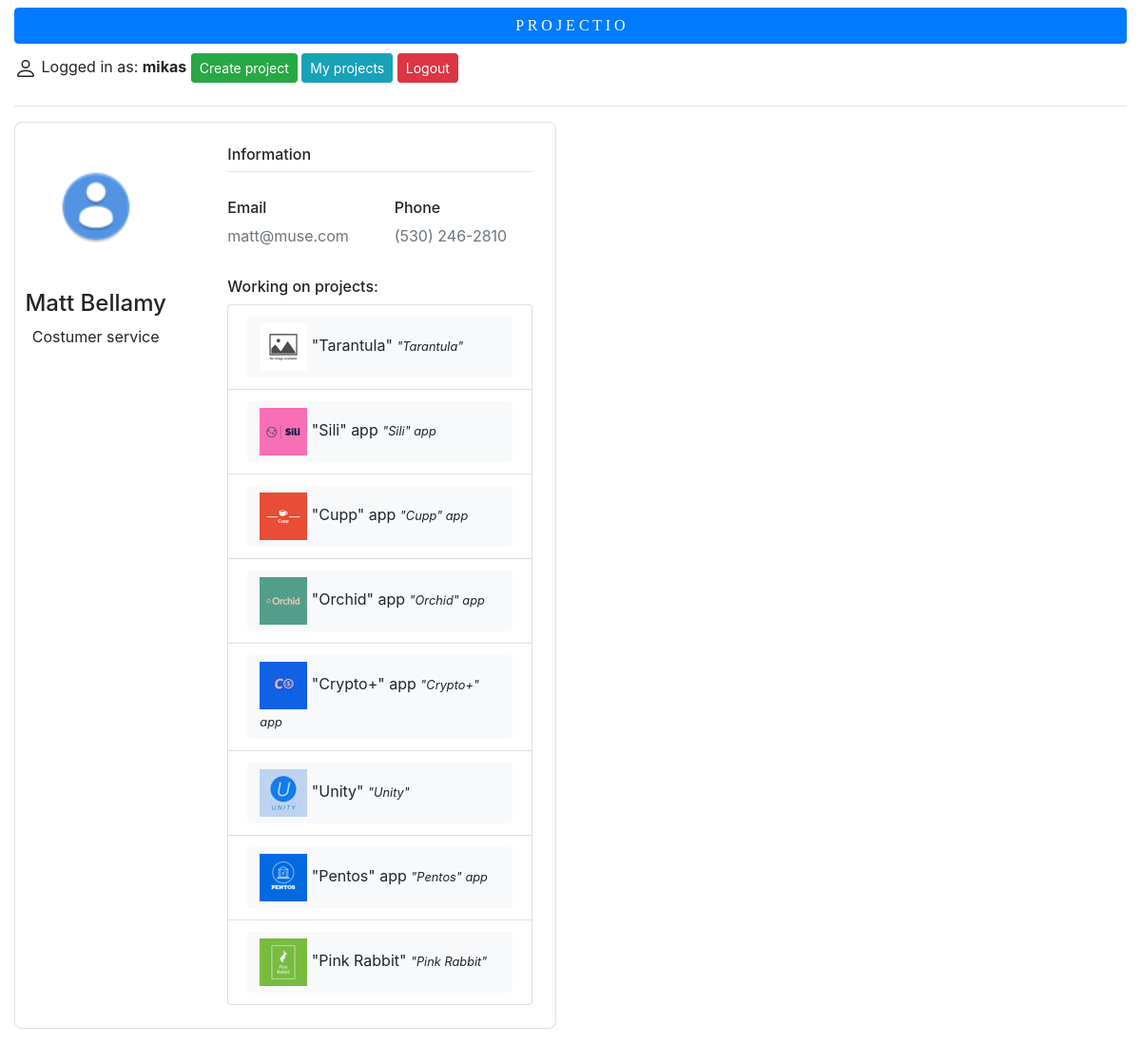
Screenshot of /employee/5 (signed in) with the database file from the repository.
### base/models.py (models this page shows, shortened)
class Employee(models.Model):
    f_name = models.CharField('First name', max_length=100)
    l_name = models.CharField('Last name', max_length=100)
    job = models.CharField('Job', max_length=100)
    phone = models.CharField('Phone', max_length=100, null=True)
    email = models.CharField('Email', max_length=100, null=True)
    pic = models.ImageField('Employee pic', upload_to='employee_pics', null=True, default='no-pic.png')

class Project(models.Model):
    name = models.CharField('Name', max_length=100)
    start_date = models.DateField('Start date')
    end_date = models.DateField('End date')
    client = models.ForeignKey(Client, on_delete=models.SET_NULL, null=True, related_name='projects')
    user = models.ForeignKey(User, on_delete=models.SET_NULL, null=True)
    employees = models.ManyToManyField(Employee, related_name='projects')
    invoice = models.ForeignKey(Invoice, on_delete=models.SET_NULL, null=True)
    description = HTMLField()
    logo = models.ImageField('Project logo', upload_to='logos', null=True, default='no-image.jpg')
    def __str__(self):
        return self.name

### base/views.py (the view)
# urls.py: path('employee/<str:pk>', views.employee_info, name='employee'),
@login_required
def employee_info(request, pk):
    employee = Employee.objects.get(id=pk)
    context = {'employee': employee}
    return render(request, 'base/employee.html', context)

### base/templates/base/employee.html (shortened to what this page needs)
{% extends 'main.html' %}
{% block content %}
{% load static %}
<section class="vh-100" style="background-color: light">
    <div class="container-fluid">
        <div class="row d-flex justify-content-left align-items-center h-50">
            <div class="col col-lg-6 mb-4 mb-lg-0">
                <div class="card mb-3" style="border-radius: .5rem;">
                    <div class="row g-0">
                        <div class="col-md-4 gradient-custom text-center text-black"
                             style="border-top-left-radius: .5rem; border-bottom-left-radius: .5rem;">
                            <img src="{{ employee.pic.url }}"
                                 alt="Avatar" class="img-fluid my-5" style="width: 80px;"/>
                            <h4>{{ employee.f_name }} {{ employee.l_name }}</h4>
                            <p>{{ employee.job }}</p>
                        </div>
                        <div class="col-md-8">
                            <div class="card-body p-4">
                                <h6>Information</h6>
                                <hr class="mt-0 mb-4">
                                <div class="row pt-1">
                                    <div class="col-6 mb-3">
                                        <h6>Email</h6>
                                        <p class="text-muted">{{ employee.email }}</p>
                                    </div>
                                    <div class="col-6 mb-3">
                                        <h6>Phone</h6>
                                        <p class="text-muted">{{ employee.phone }}</p>
                                    </div>
                                </div>
                                <h6>Working on projects:</h6>
                                <ul class="list-group">
                                    {% for i in employee.projects.all %}
                                    <li class="list-group-item">
                                        <a href="{% url 'project' i.pk %}" type="button" class="btn btn-light w-100 text-left">
                                            <img src="{{ i.logo.url }}" class="img-fluid">
                                            {{i}} <i><small>{{i}}</small></i>
                                        </a>
                                    </li>
                                    {% endfor %}
                                </ul>
                            </div>
                        </div>
                    </div>
                </div>
            </div>
        </div>
    </div>
</section>
{% endblock %}

### templates/main.html (shortened to what this page needs)
<!DOCTYPE html>
{% load static %}
<html lang="en">
<head>
    <link rel="stylesheet" href="https://cdn.jsdelivr.net/npm/bootstrap@4.3.1/dist/css/bootstrap.min.css"
>
</head>
<body class="bg-white">
{% include 'navbar.html' %}
{% block content %} {% endblock %}
</body>
</html>

### templates/navbar.html (shortened to what this page needs)
{% load static %}
<h1 class="container-fluid">
    <a style="font-family: Impact" type="button" class="btn btn-primary w-100 text-center" href="/">P R O J E C T I O</a>
</h1>
{% if request.user.is_authenticated %}
<div class="container-fluid">
    Logged in as: <strong>{{user.get_username}}</strong>
    <a type="button" class="btn btn-success btn-sm" href="{% url 'create-project' %}">Create project </a>
    <a type="button" class="btn btn-info btn-sm" href="{% url 'my-projects' %}">My projects </a>
    <a type="button" class="btn btn-danger btn-sm" href="{% url 'logout' %}">Logout</a>
    {% else %}
    <div class="container-fluid"><a type="button" class="btn btn-primary btn-sm" href="{% url 'login' %}">Login</a>
    </div>
    {% endif %}
    <hr class="mt-4 mb-6">
</div>

### rows the page displays
Employee: pic (placeholder picture), f_name "Matt", l_name "Bellamy", job "Costumer service", email "matt@muse.com", phone "(530) 246-2810"
Project: logo (placeholder picture), name "\"Tarantula\""
Project: logo (picture), name "\"Sili\" app"
Project: logo (picture), name "\"Cupp\" app"
Project: logo (picture), name "\"Orchid\" app"
Project: logo (picture), name "\"Crypto+\" app"
Project: logo (picture), name "\"Unity\""
Project: logo (picture), name "\"Pentos\" app"
Project: logo (picture), name "\"Pink Rabbit\""

### other values shown
{{ user.get_username }} "mikas"
